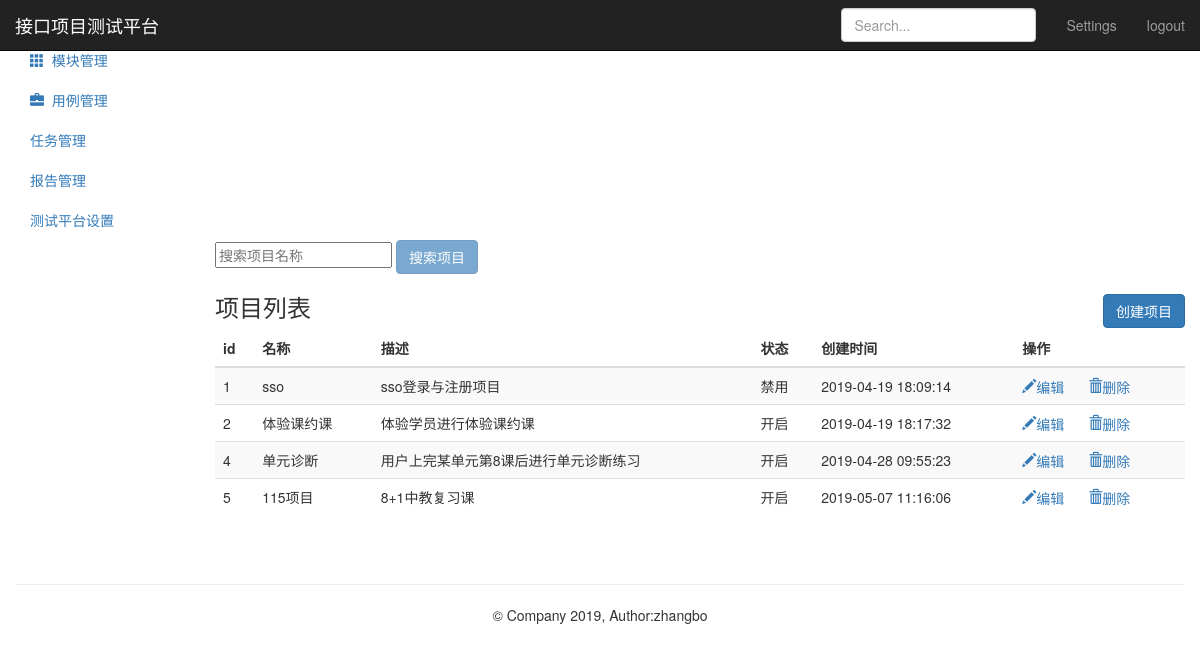
Page /project/ (signed in) on the earlier database version.
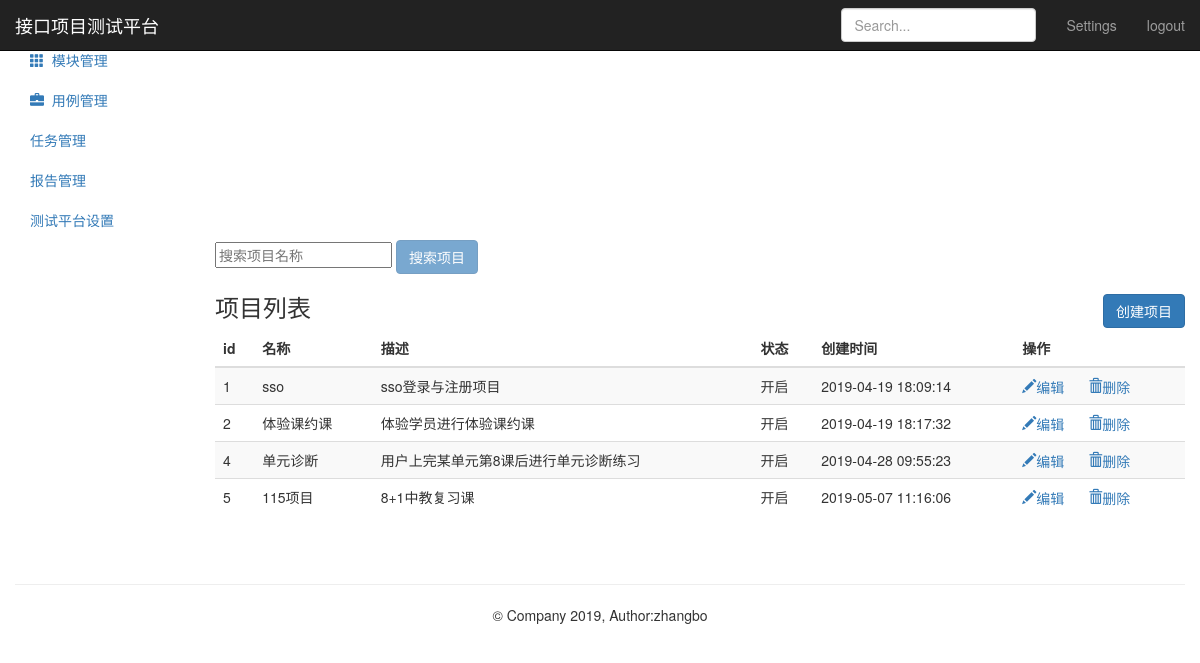
Same page on the later database version.
### project_app/models.py (models this page shows, shortened)
class Project(models.Model):
      name = models.CharField("名称",max_length=50,null=False)
      describe = models.TextField("描述",default="",max_length=50)
      status = models.BooleanField("状态",default=1)
      update_time = models.DateTimeField(auto_now=True)
      create_time = models.DateTimeField(auto_now_add=True)

### project_app/views.py (the view)
# urls.py: path('',views.project_manage),
@login_required
def project_manage(request):
    project_all = Project.objects.all()
    return render(request,"project.html",{"projects":project_all,"type":"list"})

### templates/project.html (shortened to what the changed rows need)
{% extends "base.html" %}
{% block base %}
    <div class="container-fluid">
        <div class="row">
            <div class="col-sm-9 col-sm-offset-3 col-md-10 col-md-offset-2 main">
                {% if type == "list" %}
                <div class="table-responsive">
                    <table class="table table-striped">
                        <thead>
                            <tr style="text-align: center">
                                <th>id</th>
                                <th>名称</th>
                                <th>描述</th>
                                <th>状态</th>
                                <th>创建时间</th>
                                <th>操作</th>
                            </tr>
                        </thead>
                        <tbody>
                            {% for project in projects %}
                            <tr>
                                  <td>{{ project.id}}</td>
                                  <td>{{ project.name}}</td>
                                  <td>{{ project.describe}}</td>
                                  <td>
                                      {% if project.status == True %}
                                          <span>开启</span>
                                      {% elif project.status == False %}
                                          <span>禁用</span>
                                      {% endif %}
                                  </td>
                                  <td>{{ project.create_time | date:"Y-m-d H:i:s" }}</td>
                                  <td>
                                      <a href="/project/edit_project/{{ project.id }}/">
                                          <i class="glyphicon glyphicon-pencil">编辑</i>
                                      </a>
                                      <a href="/project/delete_project/{{ project.id }}/" style="margin-left:20px;">
                                          <i class="glyphicon glyphicon-trash">删除</i>
                                      </a>
                                  </td>
                            </tr>
                            {% endfor %}
                        </tbody>
                    </table>
                </div>
                {% endif %}
            </div>
        </div>
    </div>
{% endblock %}

Differences in the rows shown:
changed Project "sso": status "禁用" → "开启"
